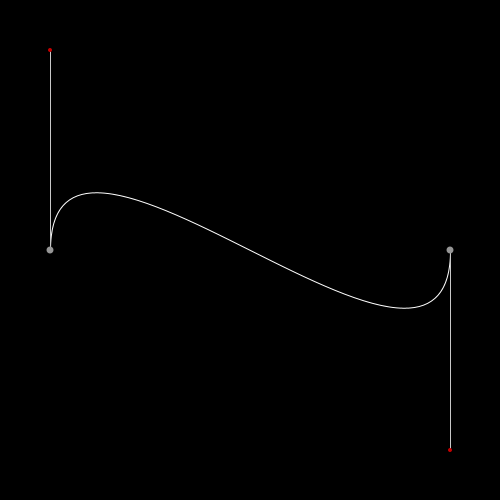
Frame 1 (no input)
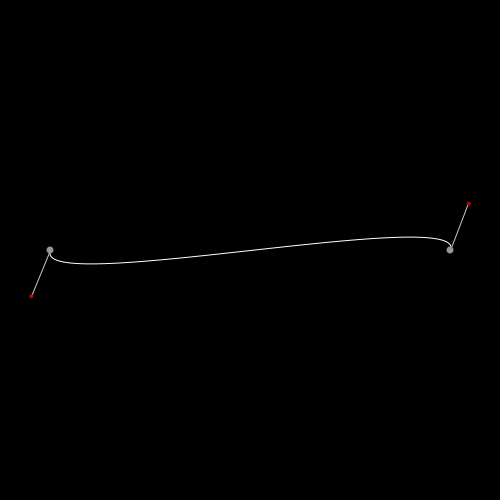
Frame 60 (the mouse pressed at the canvas centre just before this capture)
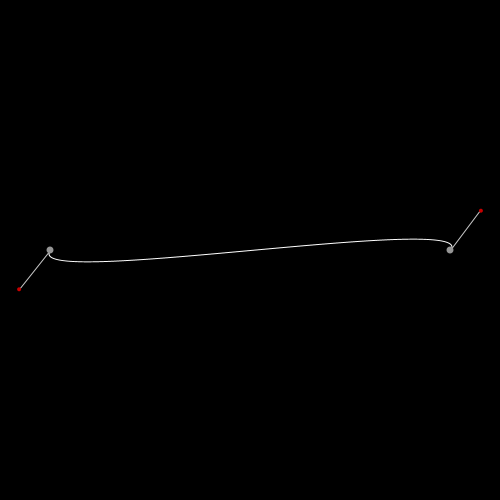
Frame 120 (the mouse held since frame 60 and released just before this capture)

The Processing sketch that drew these frames (run headless with seeded random() and noise(); from frame 60 on, the mouse is pressed at the canvas centre):

// Processing sketch: angularBezier
// ── angularBezier.pde
float a1x,a1y,c1x,c1y,a2x,a2y,c2x,c2y;

void setup() {
  size(500,500); 
  a1x = -200;
  a1y = 0;
  c1x = -200;
  c1y = -200;
  a2x = 200;
  a2y = 0;
  c2x = 200;
  c2y = 200;
}

void draw() {
  background(0);
  translate(width/2, height/2);
  noFill();
  stroke(255);
  bezier(a1x,a1y,c1x,c1y,c2x,c2y,a2x,a2y);
  
  //debug
  stroke(200);
  noFill();
  line(a1x,a1y,c1x,c1y);
  line(a2x,a2y,c2x,c2y);
  noStroke();
  fill(150);
  ellipse(a1x,a1y,7,7);
  ellipse(a2x,a2y,7,7);
  fill(200,0,0);
  ellipse(c1x,c1y,4,4);
  ellipse(c2x,c2y,4,4);
  
  c1x = a1x + sin(frameCount*0.1)*50;
  c1y = a1y + cos(frameCount*0.1)*50;
  
  c2x = a2x - sin(frameCount*0.1)*50;
  c2y = a2y - cos(frameCount*0.1)*50;
}
